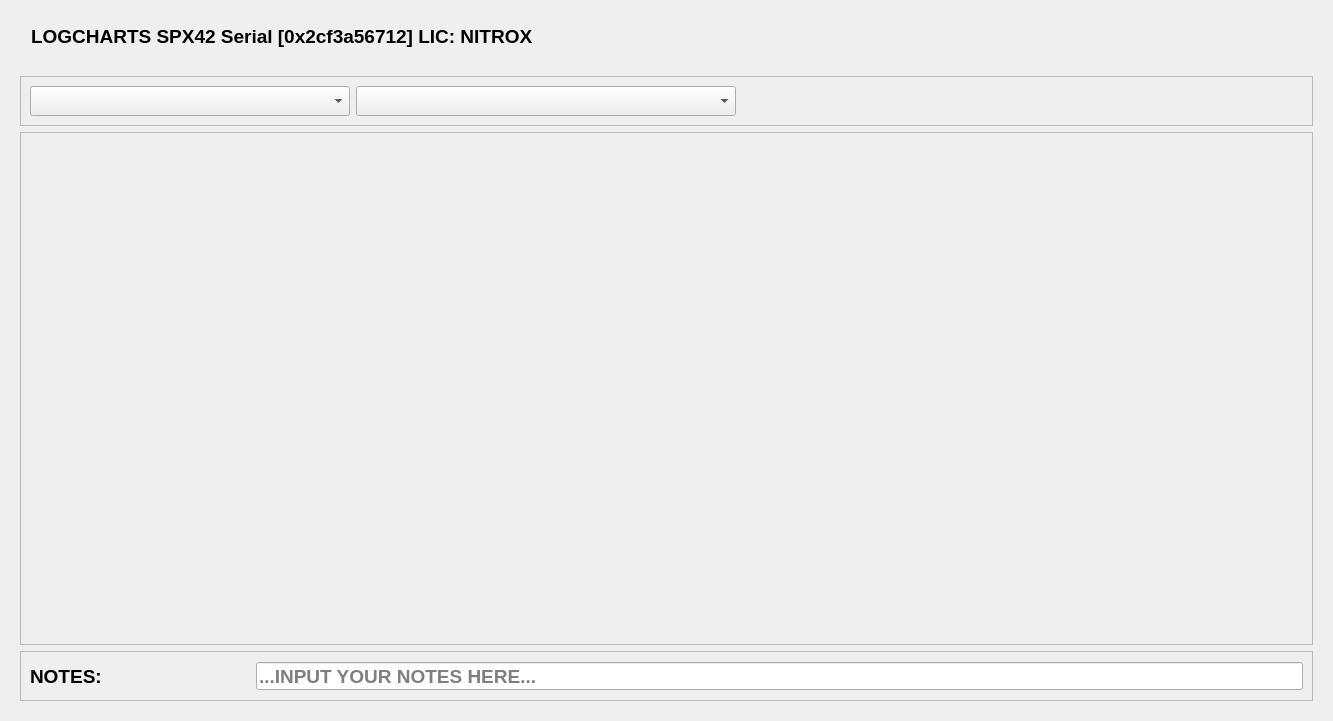
<?xml version="1.0" encoding="UTF-8"?>
<ui version="4.0">
 <class>ChartsFragment</class>
 <widget class="QWidget" name="ChartsFragment">
  <property name="geometry">
   <rect>
    <x>0</x>
    <y>0</y>
    <width>1182</width>
    <height>721</height>
   </rect>
  </property>
  <property name="windowTitle">
   <string>Form</string>
  </property>
  <layout class="QVBoxLayout" name="verticalLayout">
   <item>
    <widget class="QWidget" name="headerWidget" native="true">
     <property name="minimumSize">
      <size>
       <width>800</width>
       <height>50</height>
      </size>
     </property>
     <property name="maximumSize">
      <size>
       <width>1024</width>
       <height>50</height>
      </size>
     </property>
     <layout class="QHBoxLayout" name="horizontalLayout_2">
      <property name="spacing">
       <number>0</number>
      </property>
      <property name="leftMargin">
       <number>0</number>
      </property>
      <property name="topMargin">
       <number>0</number>
      </property>
      <property name="rightMargin">
       <number>0</number>
      </property>
      <property name="bottomMargin">
       <number>0</number>
      </property>
      <item>
       <spacer name="horizontalSpacer">
        <property name="orientation">
         <enum>Qt::Horizontal</enum>
        </property>
        <property name="sizeType">
         <enum>QSizePolicy::Maximum</enum>
        </property>
        <property name="sizeHint" stdset="0">
         <size>
          <width>20</width>
          <height>20</height>
         </size>
        </property>
       </spacer>
      </item>
      <item>
       <widget class="QLabel" name="tabHeaderLabel">
        <property name="minimumSize">
         <size>
          <width>0</width>
          <height>20</height>
         </size>
        </property>
        <property name="maximumSize">
         <size>
          <width>16777215</width>
          <height>40</height>
         </size>
        </property>
        <property name="font">
         <font>
          <pointsize>14</pointsize>
          <weight>75</weight>
          <bold>true</bold>
         </font>
        </property>
        <property name="text">
         <string>LOGCHARTS SPX42 Serial [0x2cf3a56712] LIC: NITROX</string>
        </property>
       </widget>
      </item>
      <item>
       <spacer name="horizontalSpacer_2">
        <property name="orientation">
         <enum>Qt::Horizontal</enum>
        </property>
        <property name="sizeHint" stdset="0">
         <size>
          <width>40</width>
          <height>20</height>
         </size>
        </property>
       </spacer>
      </item>
     </layout>
    </widget>
   </item>
   <item>
    <widget class="QWidget" name="bodyWidget" native="true">
     <layout class="QVBoxLayout" name="verticalLayout_2">
      <item>
       <widget class="QFrame" name="headFrame">
        <property name="minimumSize">
         <size>
          <width>0</width>
          <height>45</height>
         </size>
        </property>
        <property name="maximumSize">
         <size>
          <width>16777215</width>
          <height>50</height>
         </size>
        </property>
        <property name="frameShape">
         <enum>QFrame::StyledPanel</enum>
        </property>
        <property name="frameShadow">
         <enum>QFrame::Raised</enum>
        </property>
        <property name="lineWidth">
         <number>2</number>
        </property>
        <layout class="QHBoxLayout" name="horizontalLayout">
         <item>
          <widget class="QComboBox" name="deviceSelectComboBox">
           <property name="minimumSize">
            <size>
             <width>320</width>
             <height>24</height>
            </size>
           </property>
           <property name="maximumSize">
            <size>
             <width>1024</width>
             <height>65535</height>
            </size>
           </property>
           <property name="font">
            <font>
             <pointsize>16</pointsize>
             <weight>50</weight>
             <bold>false</bold>
            </font>
           </property>
           <property name="statusTip">
            <string>select device for display data...</string>
           </property>
           <property name="currentText">
            <string/>
           </property>
          </widget>
         </item>
         <item>
          <spacer name="horizontalSpacer_3">
           <property name="orientation">
            <enum>Qt::Horizontal</enum>
           </property>
           <property name="sizeType">
            <enum>QSizePolicy::Preferred</enum>
           </property>
           <property name="sizeHint" stdset="0">
            <size>
             <width>35</width>
             <height>20</height>
            </size>
           </property>
          </spacer>
         </item>
         <item>
          <widget class="QComboBox" name="diveSelectComboBox">
           <property name="minimumSize">
            <size>
             <width>380</width>
             <height>24</height>
            </size>
           </property>
           <property name="maximumSize">
            <size>
             <width>1024</width>
             <height>65535</height>
            </size>
           </property>
           <property name="font">
            <font>
             <pointsize>16</pointsize>
             <weight>50</weight>
             <bold>false</bold>
            </font>
           </property>
           <property name="statusTip">
            <string>select dive for display data...</string>
           </property>
           <property name="currentText">
            <string/>
           </property>
          </widget>
         </item>
         <item>
          <spacer name="horizontalSpacer_4">
           <property name="orientation">
            <enum>Qt::Horizontal</enum>
           </property>
           <property name="sizeType">
            <enum>QSizePolicy::MinimumExpanding</enum>
           </property>
           <property name="sizeHint" stdset="0">
            <size>
             <width>567</width>
             <height>20</height>
            </size>
           </property>
          </spacer>
         </item>
        </layout>
       </widget>
      </item>
      <item>
       <widget class="QFrame" name="chartFrame">
        <property name="frameShape">
         <enum>QFrame::StyledPanel</enum>
        </property>
        <property name="frameShadow">
         <enum>QFrame::Raised</enum>
        </property>
        <layout class="QVBoxLayout" name="verticalLayout_3">
         <item>
          <widget class="QWidget" name="placeHolderWidget" native="true"/>
         </item>
        </layout>
       </widget>
      </item>
      <item>
       <widget class="QFrame" name="noteFrame">
        <property name="minimumSize">
         <size>
          <width>0</width>
          <height>50</height>
         </size>
        </property>
        <property name="maximumSize">
         <size>
          <width>16777215</width>
          <height>50</height>
         </size>
        </property>
        <property name="frameShape">
         <enum>QFrame::StyledPanel</enum>
        </property>
        <property name="frameShadow">
         <enum>QFrame::Raised</enum>
        </property>
        <layout class="QHBoxLayout" name="horizontalLayout_3">
         <item>
          <widget class="QLabel" name="noteLabel">
           <property name="minimumSize">
            <size>
             <width>220</width>
             <height>21</height>
            </size>
           </property>
           <property name="maximumSize">
            <size>
             <width>16777215</width>
             <height>28</height>
            </size>
           </property>
           <property name="font">
            <font>
             <pointsize>14</pointsize>
             <weight>75</weight>
             <bold>true</bold>
            </font>
           </property>
           <property name="text">
            <string>NOTES:</string>
           </property>
           <property name="margin">
            <number>0</number>
           </property>
           <property name="indent">
            <number>-4</number>
           </property>
          </widget>
         </item>
         <item>
          <widget class="QLineEdit" name="notesLineEdit">
           <property name="minimumSize">
            <size>
             <width>250</width>
             <height>21</height>
            </size>
           </property>
           <property name="maximumSize">
            <size>
             <width>16777215</width>
             <height>28</height>
            </size>
           </property>
           <property name="font">
            <font>
             <pointsize>14</pointsize>
             <weight>75</weight>
             <bold>true</bold>
            </font>
           </property>
           <property name="statusTip">
            <string>describes the dive as an note...</string>
           </property>
           <property name="placeholderText">
            <string>...INPUT YOUR NOTES HERE...</string>
           </property>
          </widget>
         </item>
        </layout>
       </widget>
      </item>
     </layout>
    </widget>
   </item>
  </layout>
 </widget>
 <resources/>
 <connections/>
</ui>
